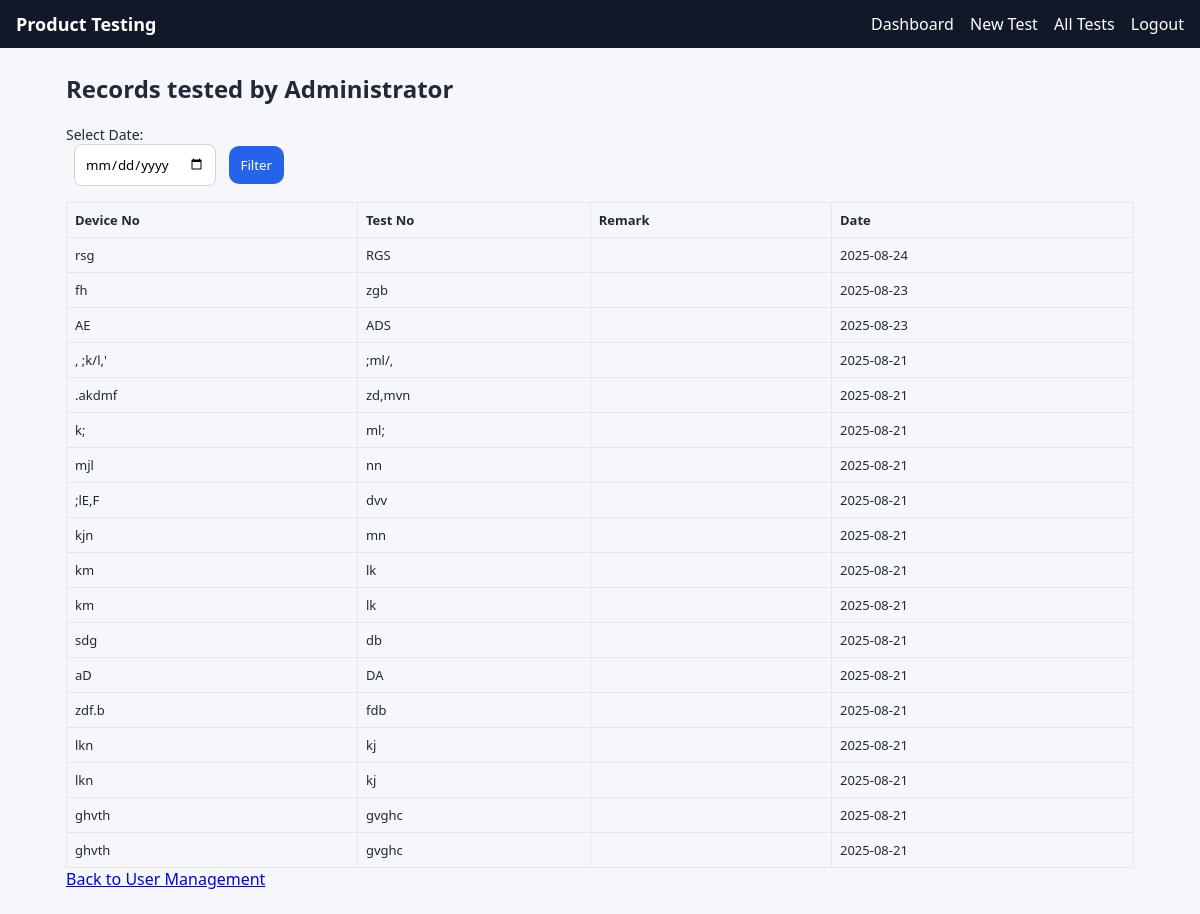
The page /admin/user_actions/1 (signed in) on the database its author committed.
### app.py (models this page shows)
class User(Base):
    __tablename__ = "users"
    id = Column(Integer, primary_key=True)
    username = Column(String(50), unique=True, nullable=False)
    password_hash = Column(String(255), nullable=False)
    full_name = Column(String(100), nullable=False, default="")
    is_admin = Column(Boolean, default=False)

class TestResult(Base):
    __tablename__ = "test_results"
    id = Column(Integer, primary_key=True)
    device_no = Column(String(50), nullable=False)
    pop = Column(String(10), nullable=False)
    scratch_feinguide = Column(String(10), nullable=False)
    button_hardness = Column(String(10), nullable=False)
    button_going_inside = Column(String(10), nullable=False)
    button_on_off = Column(String(10), nullable=False)
    charging = Column(String(10), nullable=False)
    test_no = Column(String(50), nullable=False)
    test_remark = Column(Text, nullable=True, default="")
    tester_id = Column(Integer, nullable=False)
    tester_name = Column(String(100), nullable=False)
    created_at = Column(DateTime, default=datetime.utcnow, nullable=False)
    order_id = Column(String(50), nullable=True)  # <-- Add this line
    ndr = Column(Boolean, default=False)  # Add this line if not present

### app.py (the view, shortened to what this page needs)
@app.route("/admin/user_actions/<int:user_id>")
@login_required
def user_actions(user_id):
    user = current_user()
    if not user or not user.is_admin:
        flash("Admins only.", "danger")
        return redirect(url_for("dashboard"))
    selected_date = request.args.get("date")
    with SessionLocal() as db:
        u = db.query(User).get(user_id)
        q = db.query(TestResult).filter_by(tester_id=user_id)
        records = q.order_by(TestResult.created_at.desc()).all()
    return render_template("user_actions.html", user=u, records=records, selected_date=selected_date or "")

### app.py (called while the page is built)
def current_user():
    uid = session.get("user_id")
    if not uid:
        return None
    with SessionLocal() as db:
        return db.query(User).get(uid)

def login_required(fn):
    from functools import wraps
    @wraps(fn)
    def wrapper(*args, **kwargs):
        if not session.get("user_id"):
            return redirect(url_for("login", next=request.path))
        return fn(*args, **kwargs)
    return wrapper

### templates/user_actions.html (shortened to what this page needs)
{% extends "base.html" %}
{% block content %}
<h2>Records tested by {{ user.full_name or user.username }}</h2>
<form method="get" class="form-inline" style="margin-bottom: 16px;">
  <label for="date">Select Date:</label>
  <input type="date" id="date" name="date" value="{{ selected_date }}" class="form-control" style="margin: 0 8px;">
  <button type="submit" class="btn btn-primary btn-sm">Filter</button>
</form>
<table class="table table-bordered table-striped">
  <thead>
    <tr>
      <th>Device No</th>
      <th>Test No</th>
      <th>Remark</th>
      <th>Date</th>
    </tr>
  </thead>
  <tbody>
    {% for r in records %}
    <tr>
      <td>{{ r.device_no }}</td>
      <td>{{ r.test_no }}</td>
      <td>{{ r.test_remark }}</td>
      <td>{{ r.created_at.strftime("%Y-%m-%d") }}</td>
    </tr>
    {% else %}
    <tr>
      <td colspan="4" class="text-center">No records found for this date.</td>
    </tr>
    {% endfor %}
  </tbody>
</table>
<a href="{{ url_for('admin_users') }}" class="btn btn-secondary">Back to User Management</a>
{% endblock %}

### templates/base.html (shortened to what this page needs)
<!doctype html>
<html lang="en">
<head>
  <link rel="stylesheet" href="{{ url_for('static', filename='styles.css') }}">
</head>
<body>
  <header>
    <h1>Product Testing</h1>
    {% if session.get('user_id') %}
    <nav>
      <a href="{{ url_for('dashboard') }}" class="btn btn-primary">Dashboard</a>
      <a href="{{ url_for('new_test') }}" class="btn btn-success">New Test</a>
      <a href="{{ url_for('list_tests') }}" class="btn btn-info">All Tests</a>
      <a href="{{ url_for('logout') }}" class="btn btn-danger" onclick="return confirm('Are you sure you want to log out?');">Logout</a>
    </nav>
    {% endif %}
  </header>
  <main>
    {% block content %}{% endblock %}
  </main>
</body>
</html>

### static/styles.css (style rules this page uses)
* { box-sizing: border-box; font-family: system-ui, Arial, sans-serif; }
body { margin: 0; background: #f6f7fb; color: #1f2937; }
header { background: #111827; color: white; padding: 12px 16px; display:flex; align-items:center; justify-content:space-between; }
header h1 { font-size: 18px; margin: 0; }
nav a { color: white; text-decoration: none; margin-left: 12px; }
main { max-width: 1100px; margin: 24px auto; padding: 0 16px; }
label { display: flex; flex-direction: column; font-size: 14px; gap: 6px; }
input, select, textarea { padding: 10px; border: 1px solid #d1d5db; border-radius: 8px; }
button, .button { padding: 10px 12px; background: #2563eb; color: white; border: none; border-radius: 10px; cursor: pointer; text-align:center; display:inline-block; }
table { width: 100%; border-collapse: collapse; margin-top: 16px; }
th, td { border: 1px solid #e5e7eb; padding: 8px; font-size: 13px; text-align: left; vertical-align: top; }

### rows shown on the page
User: full_name "Administrator"
TestResult: device_no "rsg", test_no "RGS", created_at "2025-08-24"
TestResult: device_no "fh", test_no "zgb", created_at "2025-08-23"
TestResult: device_no "AE", test_no "ADS", created_at "2025-08-23"
TestResult: device_no ", ;k/l,'", test_no ";ml/,", created_at "2025-08-21"
TestResult: device_no ".akdmf", test_no "zd,mvn", created_at "2025-08-21"
TestResult: device_no "k;", test_no "ml;", created_at "2025-08-21"
TestResult: device_no "mjl", test_no "nn", created_at "2025-08-21"
TestResult: device_no ";lE,F", test_no "dvv", created_at "2025-08-21"
TestResult: device_no "kjn", test_no "mn", created_at "2025-08-21"
TestResult: device_no "km", test_no "lk", created_at "2025-08-21"
TestResult: device_no "km", test_no "lk", created_at "2025-08-21"
TestResult: device_no "sdg", test_no "db", created_at "2025-08-21"
TestResult: device_no "aD", test_no "DA", created_at "2025-08-21"
TestResult: device_no "zdf.b", test_no "fdb", created_at "2025-08-21"
TestResult: device_no "lkn", test_no "kj", created_at "2025-08-21"
TestResult: device_no "lkn", test_no "kj", created_at "2025-08-21"
TestResult: device_no "ghvth", test_no "gvghc", created_at "2025-08-21"
TestResult: device_no "ghvth", test_no "gvghc", created_at "2025-08-21"
